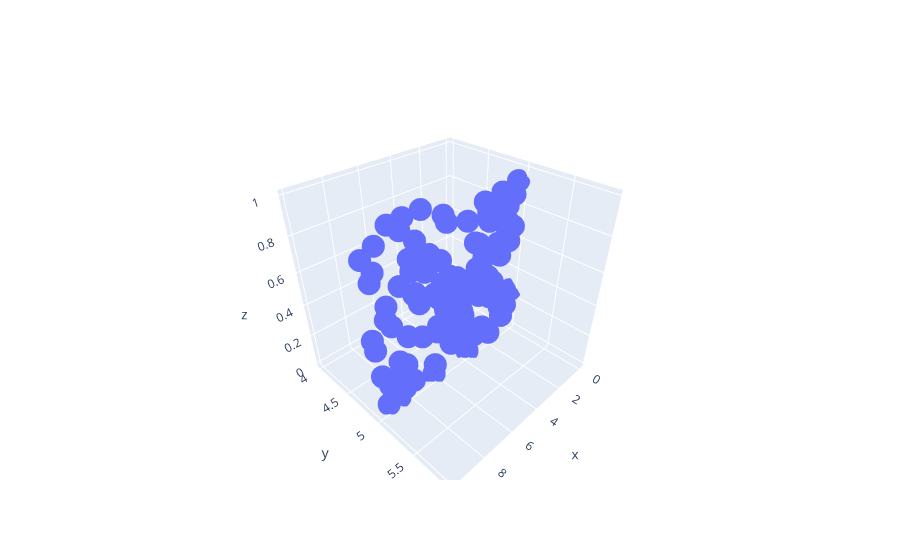

The cell this chart's notebook holds for it:
### Markdown cell above
Побудуємо візуалізацію розподілу ознак у 3D:

### Code cell
fig = go.Figure()
fig.add_trace(go.Scatter3d(x=Data['feature1'], y=Data['feature2'], z=Data['feature3'], mode='markers'))
fig.show()
